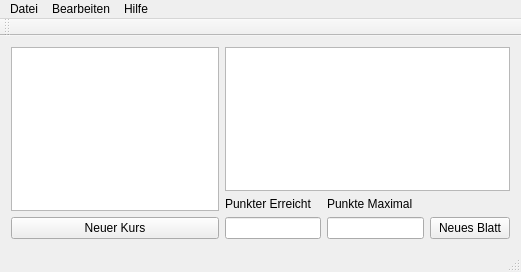
<?xml version="1.0" encoding="UTF-8"?>
<ui version="4.0">
 <class>MainWindow</class>
 <widget class="QMainWindow" name="MainWindow">
  <property name="geometry">
   <rect>
    <x>0</x>
    <y>0</y>
    <width>521</width>
    <height>272</height>
   </rect>
  </property>
  <property name="windowTitle">
   <string>Punkte</string>
  </property>
  <widget class="QWidget" name="centralWidget">
   <layout class="QHBoxLayout" name="horizontalLayout">
    <item>
     <layout class="QVBoxLayout" name="verticalLayout_2">
      <item>
       <widget class="QListView" name="listView">
        <property name="maximumSize">
         <size>
          <width>231</width>
          <height>16777215</height>
         </size>
        </property>
        <property name="viewMode">
         <enum>QListView::ListMode</enum>
        </property>
       </widget>
      </item>
      <item>
       <widget class="QPushButton" name="pushNKurs">
        <property name="text">
         <string>Neuer Kurs</string>
        </property>
       </widget>
      </item>
     </layout>
    </item>
    <item>
     <layout class="QVBoxLayout" name="verticalLayout">
      <item>
       <widget class="QTableView" name="tableView">
        <attribute name="horizontalHeaderCascadingSectionResizes">
         <bool>false</bool>
        </attribute>
        <attribute name="horizontalHeaderDefaultSectionSize">
         <number>135</number>
        </attribute>
        <attribute name="horizontalHeaderStretchLastSection">
         <bool>true</bool>
        </attribute>
       </widget>
      </item>
      <item>
       <layout class="QGridLayout" name="gridLayout">
        <item row="1" column="1">
         <widget class="QLineEdit" name="EErPunkte"/>
        </item>
        <item row="1" column="2">
         <widget class="QLineEdit" name="EMaxPunkte"/>
        </item>
        <item row="0" column="1">
         <widget class="QLabel" name="label">
          <property name="text">
           <string>Punkter Erreicht</string>
          </property>
         </widget>
        </item>
        <item row="0" column="2">
         <widget class="QLabel" name="label_2">
          <property name="text">
           <string>Punkte Maximal</string>
          </property>
         </widget>
        </item>
        <item row="1" column="3">
         <widget class="QPushButton" name="pushNBlatt">
          <property name="text">
           <string>Neues Blatt</string>
          </property>
         </widget>
        </item>
       </layout>
      </item>
     </layout>
    </item>
   </layout>
  </widget>
  <widget class="QMenuBar" name="menuBar">
   <property name="geometry">
    <rect>
     <x>0</x>
     <y>0</y>
     <width>521</width>
     <height>22</height>
    </rect>
   </property>
   <widget class="QMenu" name="menuDatei">
    <property name="title">
     <string>Datei</string>
    </property>
    <addaction name="actionNeu"/>
    <addaction name="action_ffnen"/>
    <addaction name="action_Speichern"/>
    <addaction name="actionSpeichern_unter"/>
    <addaction name="separator"/>
    <addaction name="action_Beenden"/>
   </widget>
   <widget class="QMenu" name="menuBearbeiten">
    <property name="title">
     <string>Bearbeiten</string>
    </property>
    <addaction name="actionNeuer_Kurs"/>
    <addaction name="actionNeues_Blatt"/>
   </widget>
   <widget class="QMenu" name="menuHilfe">
    <property name="title">
     <string>Hilfe</string>
    </property>
    <addaction name="action_ber_Punkte"/>
   </widget>
   <addaction name="menuDatei"/>
   <addaction name="menuBearbeiten"/>
   <addaction name="menuHilfe"/>
  </widget>
  <widget class="QToolBar" name="mainToolBar">
   <attribute name="toolBarArea">
    <enum>TopToolBarArea</enum>
   </attribute>
   <attribute name="toolBarBreak">
    <bool>false</bool>
   </attribute>
  </widget>
  <widget class="QStatusBar" name="statusBar"/>
  <action name="actionNeu">
   <property name="text">
    <string>&amp;Neu</string>
   </property>
  </action>
  <action name="action_ffnen">
   <property name="text">
    <string>&amp;Öffnen</string>
   </property>
  </action>
  <action name="action_Speichern">
   <property name="text">
    <string>&amp;Speichern</string>
   </property>
  </action>
  <action name="actionSpeichern_unter">
   <property name="text">
    <string>Speichern &amp;unter</string>
   </property>
  </action>
  <action name="action_Beenden">
   <property name="text">
    <string>&amp;Beenden</string>
   </property>
  </action>
  <action name="actionNeuer_Kurs">
   <property name="text">
    <string>Neuer Kurs</string>
   </property>
  </action>
  <action name="actionNeues_Blatt">
   <property name="text">
    <string>Neues Blatt</string>
   </property>
  </action>
  <action name="action_ber_Punkte">
   <property name="text">
    <string>Über Punkte</string>
   </property>
  </action>
 </widget>
 <layoutdefault spacing="6" margin="11"/>
 <tabstops>
  <tabstop>listView</tabstop>
  <tabstop>pushNKurs</tabstop>
  <tabstop>tableView</tabstop>
  <tabstop>EErPunkte</tabstop>
  <tabstop>EMaxPunkte</tabstop>
  <tabstop>pushNBlatt</tabstop>
 </tabstops>
 <resources/>
 <connections/>
</ui>
